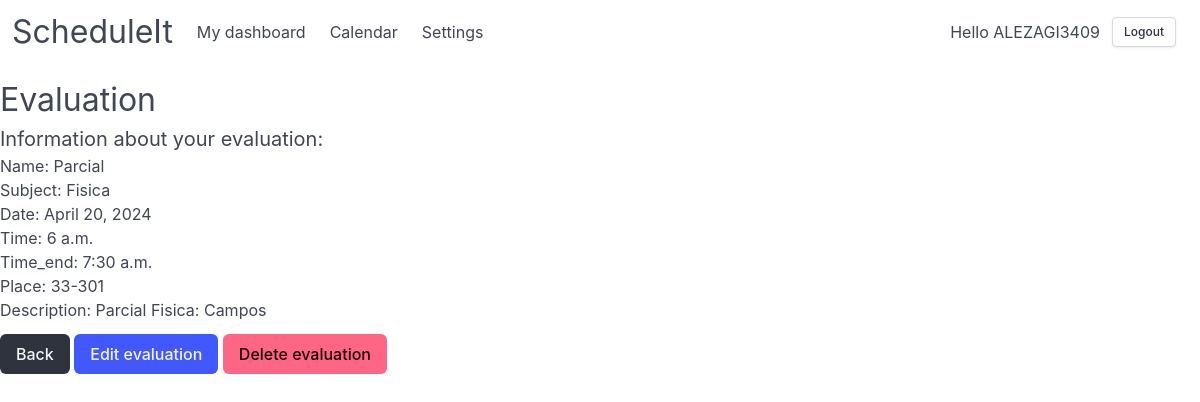
Page /account/calendar/evaluacion_detail/9/ (signed in) on the committed database.
### account/models.py (models this page shows, shortened)
class Evaluacion(models.Model):
    id = models.AutoField(primary_key=True)
    nombre = models.CharField(max_length=100)
    materia = models.CharField(max_length=100)
    fecha = models.DateField()
    hora = models.TimeField()
    hora_fin = models.TimeField(null=True, blank=True)
    lugar = models.CharField(max_length=100)
    descripcion = models.TextField()
    color = models.CharField(max_length=100, null=True, blank=True)
    creado = models.DateTimeField(auto_now=False,auto_now_add=True)
    actualizado = models.DateTimeField(auto_now=True,auto_now_add=False)
    usuario = models.ForeignKey(User, on_delete=models.CASCADE)

### account/views.py (the view)
# urls.py: path('calendar/evaluacion_detail/<int:pk>/', login_required(EvaluacionDetailView.as_view()), name='evaluacion_detail'),
class EvaluacionDetailView(TemplateView):
    template_name = 'account/evaluacion_detail.html'
    def get_context_data(self, **kwargs: Any) -> dict[str, Any]:
        context = super().get_context_data(**kwargs)
        context['evaluacion'] = Evaluacion.objects.get(pk=self.kwargs['pk'])
        return context

### account/templates/account/evaluacion_detail.html (shortened to what this page needs)
{% extends "base.html" %}
{% block content %}
<head>
</head>
<body>
    <div class="columns">
        <div class="column is-half">
            <h1 class="is-size-3 mt-3">Evaluation</h1>
            <p class="is-size-5">Information about your evaluation:</p>
            <div class="Evaluacion">
                <p><span class="fw-bold">Name:</span> {{ evaluacion.nombre }}</p>
                <p><span class="fw-bold">Subject:</span> {{ evaluacion.materia }}</p>
                <p><span class="fw-bold">Date:</span> {{ evaluacion.fecha }}</p>
                <p><span class="fw-bold">Time:</span> {{ evaluacion.hora }}</p>
                <p><span class="fw-bold">Time_end:</span> {{ evaluacion.hora_fin }}</p>
                <p><span class="fw-bold">Place:</span> {{ evaluacion.lugar }}</p>
                <p><span class="fw-bold">Description:</span> {{ evaluacion.descripcion }}</p>
                <div class="text-end mt-3">
                    <a href="{% url 'calendar' %}" class="button is-dark">
                        Back
                    </a>
                    <a href="{% url 'evaluacion_update' evaluacion.id %}" class="button is-link">
                        Edit evaluation
                    </a>
                    <a href="{% url 'evaluacion_delete' evaluacion.id %}" class="button is-danger">
                        Delete evaluation
                    </a>
                </div>
            </div>
        </div>
    </div>
</body>
{% endblock %}

### account/templates/base.html (shortened to what this page needs)
{% load static %}
<!DOCTYPE html>
<html data-theme="light">
  <head>
    <link rel="stylesheet" href="https://cdn.jsdelivr.net/npm/bulma@1.0.0/css/bulma.min.css">
  </head>
  <body>
    <nav class="navbar" role="navigation" aria-label="main navigation">
      <div class="navbar-brand">
        <a class="navbar-item" href="{% url 'home' %}">
          <p class="level-item has-text-centered is-size-3">ScheduleIt</p>
        </a>
      </div>
      {% if request.user.is_authenticated %}
      <div id="navbarBasicExample" class="navbar-menu">
        <div class="navbar-start">
          <a class="navbar-item" href="{% url 'dashboard' %}">
            My dashboard
          </a>
          <a class="navbar-item" href="{% url 'calendar' %}">
            Calendar
          </a>
          <a class="navbar-item" href="{% url 'settings' %}">
            Settings
          </a>
        </div>
        {% if request.user.is_authenticated %}
          <div class="navbar-end">
            <div class="navbar-item">
              <p>
                Hello {{ request.user.first_name|default:request.user.username }}
                <form action="{% url 'logout' %}" method="post" style="display:inline;">
                  <button class="button is-small" >
                    Logout
                  </button>
                </form>
              </p>
            </div>
          </div>
        {% endif %}
      </div>
      {% endif %}
    </nav>
    <div id="columns">
      {% block content %}
      {% endblock %}
    </div>
  </body>
</html class="theme-light">

### rows in the picture
Evaluacion: nombre "Parcial", materia "Fisica", fecha "April 20, 2024", hora "6 a.m.", hora_fin "7:30 a.m.", lugar "33-301", descripcion "Parcial Fisica: Campos"

### other values in the picture
{{ request.user.first_name|default:request.user.username }} "ALEZAGI3409"
